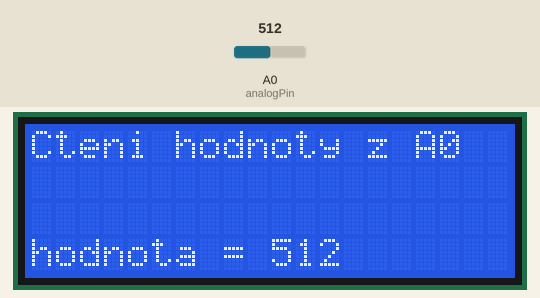
This sketch was run on a simulated Arduino Uno, built with avr-gcc and run on an emulated ATmega328P. Shown: 20×4 character LCD. The test bench sets the inputs (shaded band); at power-on: A0 (analogPin) = 512.

Above: at 1.2 s.
1.3 s: A0 (analogPin) set to 716
At 2.5 s:
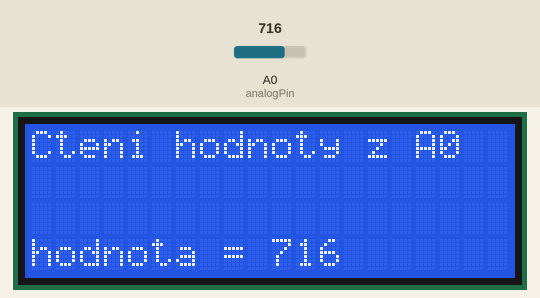
2.8 s: A0 (analogPin) set to 900
At 3.7 s:
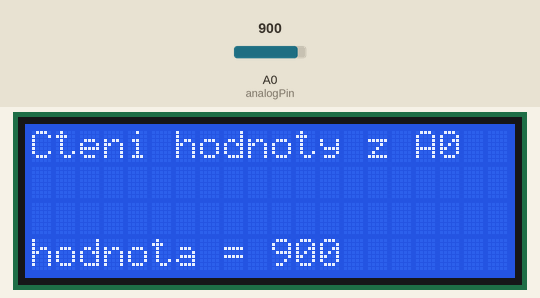
4.3 s: A0 (analogPin) set to 1023
At 4.9 s:
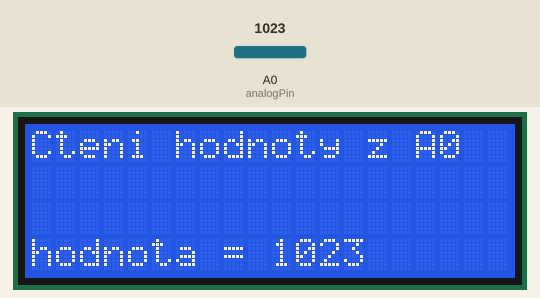
Timing chart, 0 to 7.3 s (numbered marks = the images above; inputs shaded):
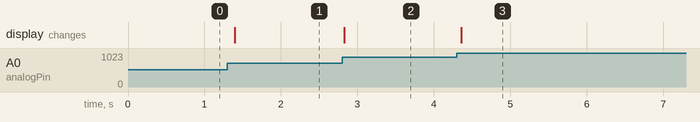

Measured:
- after the input at 1.3 s, the display: changes after 0.10 s (image 1)
- after the input at 2.8 s, the display: changes at once (image 2)
- after the input at 4.3 s, the display: changes after 0.06 s (image 3)

The sketch:

lcdtrimr.ino
```cpp
#include <LiquidCrystal.h>

LiquidCrystal MojeLCD1(2,3,4,5,6,7);

const int analogPin = A0;
int hodnota = 0;


void setup() {
  MojeLCD1.begin(20, 4);
  MojeLCD1.print("Cteni hodnoty z A0");
}

void loop() {

  hodnota = analogRead(analogPin);
  MojeLCD1.setCursor(0,3);
  MojeLCD1.print("hodnota = ");
  MojeLCD1.print(hodnota);
  MojeLCD1.print(" ");

  delay(100);

}
```
